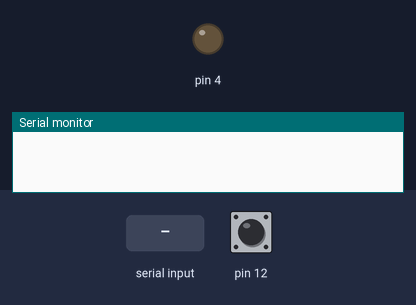
The sketch below on a simulated Arduino Uno, built with avr-gcc and run on an emulated ATmega328P. Shown: output pins drawn as LEDs (lit = HIGH), the last lines printed to the serial monitor. Dashed ring = blinking. The test bench sets the inputs (shaded band); at power-on: pin 12 HIGH.

Above: at 1.2 s.
1.3 s: "R" received over Serial
At 2.1 s:
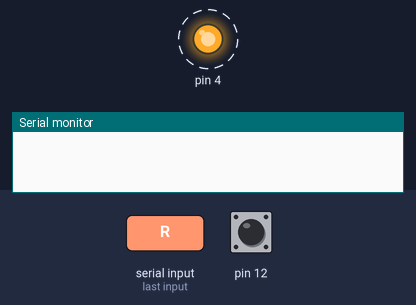
4.3 s: pin 12 pulled LOW for 1 s
7.3 s: "1" received over Serial
At 9.1 s:
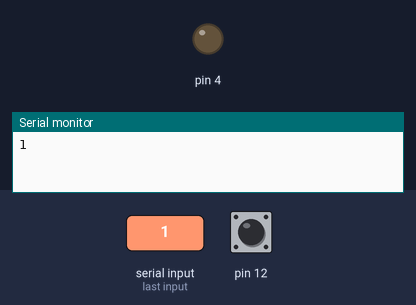
9.7 s: "r" received over Serial
At 10.2 s:
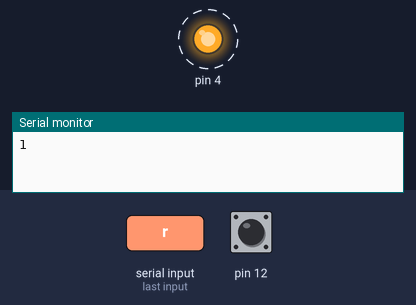
Timing chart, 0 to 13.7 s (numbered marks = the images above; inputs shaded):
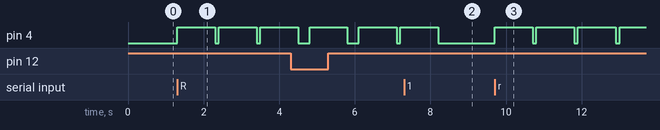

Measured:
- after the input at 1.3 s, pin 4: alternates HIGH for 1.0 s and LOW for 0.10 s, starting at once
- after the input at 7.3 s, pin 4: goes on until 8.2 s, then stays LOW
- after the input at 9.7 s, pin 4: alternates HIGH for 1.0 s and LOW for 0.10 s, starting at once

The sketch:

mini2.ino
```cpp
void setup() {
  // put your setup code here, to run once:
  Serial.begin(9600);
  pinMode(12,INPUT_PULLUP);
  pinMode(4,OUTPUT);
}
int cont=0;
int x=1;
char coisaRecebida;
void loop() {
  // put your main code here, to run repeatedly:
  if(Serial.available()>0){
    coisaRecebida = Serial.read();
  }
  if(coisaRecebida=='R'||coisaRecebida=='r'){
    digitalWrite(4,HIGH);
    delay(1000);
    digitalWrite(4,LOW);
    cont=0;
    delay(100);
  }
  if(digitalRead(12)==LOW && x==1){
    cont++;
    Serial.println(cont);
    x=2;
    delay(100);
  }
  if(digitalRead(12)==LOW && x==2){
    x=3;
    delay(100);
  }
  if(digitalRead(12)==HIGH && x==3){
    x=4;
    delay(100);
  }
  if(digitalRead(12)==HIGH && x==4){
    x=1;
    delay(100);
  }


}
```
